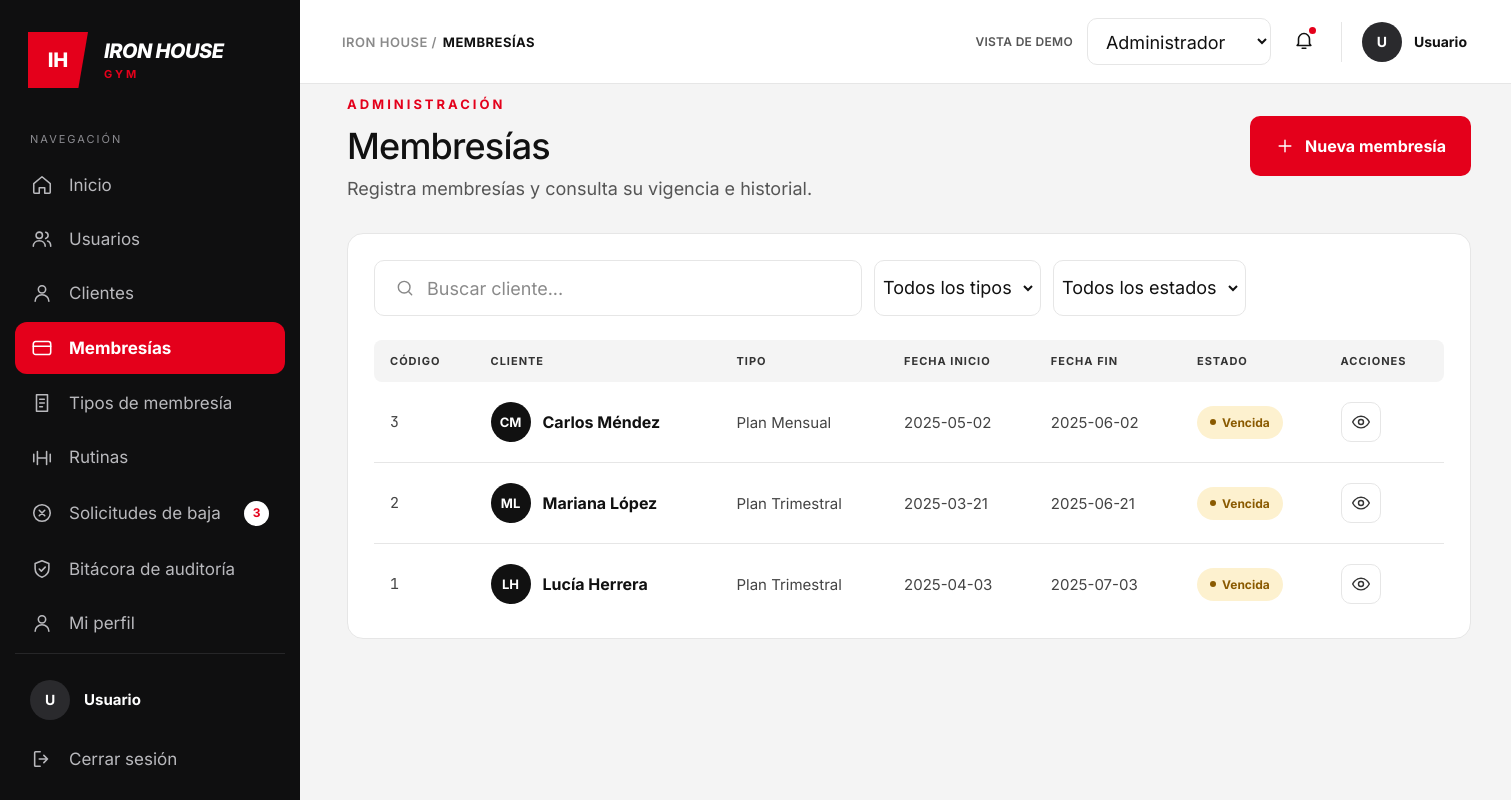
The app's page /admin/membresias.php with its own data.
### tables this page shows
CREATE TABLE `suscripciones_cliente` (
  `id_suscripcion` int(11) NOT NULL,
  `id_cliente` int(11) NOT NULL,
  `id_membresia` int(11) NOT NULL,
  `fecha_inicio` date NOT NULL,
  `fecha_fin` date NOT NULL,
  `estado_suscripcion` enum('Vigente','Vencida','Dada de Baja') DEFAULT 'Vigente'
);

CREATE TABLE `membresias` (
  `id_membresia` int(11) NOT NULL,
  `nombre_plan` varchar(50) NOT NULL,
  `descripcion` text DEFAULT NULL,
  `duracion_dias` int(11) NOT NULL,
  `precio` decimal(10,2) NOT NULL,
  `estado` enum('Activo','Inactivo') NOT NULL DEFAULT 'Activo'
);

### admin/membresias.php (the view, shortened to what this page needs)
<?php
require_once __DIR__ . '/helpers.php';
require_once __DIR__ . '/conexion.php';
$usuario = [
    'nombre' => $_SESSION['nombre_completo'] ?? 'Usuario',
    'rol'    => $_SESSION['rol'] ?? ''
];
$paginaActual = 'membresias';
$solicitudesBaja = 3;
$menu = [
    'inicio'      => ['Inicio', 'home', 'administrador_panel.php'],
    'usuarios'    => ['Usuarios', 'users', 'usuarios.php'],
    'clientes'    => ['Clientes', 'user', 'clientes.php'],
    'membresias'  => ['Membresías', 'card', 'membresias.php'],
    'tiposd'       => ['Tipos de membresía', 'doc', 'tipos.php'],
    'rutinas'     => ['Rutinas', 'dumbbell', 'rutinas.php'],
    'solicitudes' => ['Solicitudes de baja', 'x-circle', 'solicitudes.php'],
    'bitacora'    => ['Bitácora de auditoría', 'shield', 'bitacora.php'],
    'perfil'      => ['Mi perfil', 'user', 'perfil.php'],
];
$q = trim((string)($_GET['q'] ?? ''));
$membresias = [];
$errorDb = '';
try {
    $sql = "SELECT
                s.id_suscripcion,
                CONCAT(c.nombre, ' ', c.apellido) AS nombre_completo,
                m.nombre_plan,
                s.fecha_inicio,
                s.fecha_fin,
                s.estado_suscripcion
            FROM
                suscripciones_cliente s
            LEFT JOIN
                clientes c ON s.id_cliente = c.id_cliente
            LEFT JOIN
                membresias m ON s.id_membresia = m.id_membresia
            WHERE 1=1";
    $sql .= " ORDER BY s.id_suscripcion DESC";
    $stmt = mysqli_prepare($cnx, $sql);
    mysqli_stmt_execute($stmt);
    $resultado = mysqli_stmt_get_result($stmt);
    while ($fila = mysqli_fetch_assoc($resultado)) {
        $membresias[] = $fila;
    }
} catch (Throwable $e) {
    error_log($e->getMessage());
    $errorDb = 'No se pudieron cargar las membresias.';
}
?>
<!DOCTYPE html>
<html lang="es">
<head>
  <link rel="stylesheet" href="css/style.css">
  <link rel="stylesheet" href="css/usuarios.css">
  <link rel="stylesheet" href="css/modal.css">
</head>
<body>
<div class="layout">
  <aside class="sidebar">
    <div class="brand">
      <div class="brand-mark">IH</div>
      <div class="brand-text">
        <span class="brand-name">IRON HOUSE</span>
        <span class="brand-sub">GYM</span>
      </div>
    </div>
    <p class="nav-title">Navegación</p>
    <nav class="nav">
      <?php foreach ($menu as $clave => [$texto, $ico, $url]): ?>
        <a href="<?= e($url) ?>" class="nav-item <?= $clave === $paginaActual ? 'is-active' : '' ?>">
          <?= icono($ico, 22) ?>
          <span><?= e($texto) ?></span>
          <?php if ($clave === 'solicitudes' && $solicitudesBaja > 0): ?>
            <span class="badge-count"><?= $solicitudesBaja ?></span>
          <?php endif; ?>
        </a>
      <?php endforeach; ?>
    </nav>
    <div class="sidebar-footer">
      <div class="sidebar-user">
        <span class="avatar avatar-dark"><?= e(iniciales($usuario['nombre'])) ?></span>
        <div>
          <strong><?= e($usuario['nombre']) ?></strong>
        </div>
      </div>
      <a href="logout.php" class="nav-item" data-abrir-modal="modal-cerrar-sesion">
        <?= icono('logout', 22) ?><span>Cerrar sesión</span>
      </a>
    </div>
  </aside>
  <div class="main">
    <header class="topbar">
      <div class="breadcrumb"><span>IRON HOUSE /</span> <b>MEMBRESÍAS</b></div>
      <div class="topbar-right">
        <span class="demo-label">VISTA DE DEMO</span>
        <select class="role-select" aria-label="Rol de la vista de demo" onchange="redirigir(this)">
          <option value="administrador_panel.php" selected>Administrador</option>
        </select>
        <button class="bell" aria-label="Notificaciones">
          <?= icono('bell', 22) ?><i class="bell-dot"></i>
        </button>
        <div class="user-chip">
          <span class="avatar avatar-dark"><?= e(iniciales($usuario['nombre'])) ?></span>
          <div>
            <strong><?= e($usuario['nombre']) ?></strong>
          </div>
        </div>
      </div>
    </header>
    <main class="content">
      <div class="page-head">
        <div>
          <p class="eyebrow">ADMINISTRACIÓN</p>
          <h1>Membresías</h1>
          <p class="lead lead-tight">Registra membresías y consulta su vigencia e historial.</p>
        </div>
        <button type="button" class="btn btn-red btn-icon" data-abrir-modal="modal-registrar-membresia">
          <?= icono('plus', 20) ?>Nueva membresía
        </button>
      </div>
      <section class="panel panel-table">
        <form method="get" class="toolbar">
          <label class="input input-search">
            <?= icono('search', 20) ?>
            <input type="search" name="q" value="<?= e($q) ?>" placeholder="Buscar cliente...">
          </label>
          <label class="input input-select">
            <select name="tipo" onchange="this.form.submit()" aria-label="Filtrar por tipo">
              <option value="">Todos los tipos</option>
            </select>
          </label>
          <label class="input input-select">
            <select name="estado" onchange="this.form.submit()" aria-label="Filtrar por estado">
              <option value="">Todos los estados</option>
            </select>
          </label>
        </form>
        <div class="table-wrap">
          <table class="table">
            <thead>
              <tr>
                <th>Código</th>
                <th>Cliente</th>
                <th>Tipo</th>
                <th>Fecha Inicio</th>
                <th>Fecha Fin</th>
                <th>Estado</th>
                <th>Acciones</th>
              </tr>
            </thead>
            <tbody>
            <?php if ($errorDb !== ''): ?>
              <tr>
                <td colspan="7"><?= e($errorDb) ?></td>
              </tr>
            <?php else: ?>
              <?php foreach ($membresias as $u): ?>
                <?php
                $id = (int)$u['id_suscripcion'];
                $nombreCompleto = (string)$u['nombre_completo'];
                $activo = $u['estado_suscripcion'] === 'Vigente';
                ?>
                <tr>
                  <td class="mono">
                    <?= $id ?>
                  </td>
                  <td>
                    <div class="person">
                      <span class="avatar avatar-md">
                        <?= e(iniciales($nombreCompleto)) ?>
                      </span>
                      <strong><?= e($nombreCompleto) ?></strong>
                    </div>
                  </td>
                  <td class="muted-strong">
                    <?= e((string)$u['nombre_plan']) ?>
                  </td>
                  <td class="muted-strong">
                    <?= e((string)$u['fecha_inicio']) ?>
                  </td>
                  <td class="muted-strong">
                    <?= e((string)$u['fecha_fin']) ?>
                  </td>
                  <td>
                    <span class="pill <?= $activo ? 'pill-ok' : 'pill-warn' ?>">
                      <i></i>
                      <?= $activo ? 'Vigente' : 'Vencida' ?>
                    </span>
                  </td>
                  <td class="text-center">
                    <div class="row-actions">
                      <a href="membresia-ver.php?id=<?= $id ?>"
                        class="icon-btn"
                        title="Ver detalle">
                        <?= icono('eye', 20) ?>
                      </a>
                    </div>
                  </td>
                </tr>
              <?php endforeach; ?>
            <?php endif; ?>
            </tbody>
          </table>
        </div>
      </section>
    </main>
  </div>
</div>
</body>
</html>

### admin/helpers.php
<?php
function e(string $v): string
{
    return htmlspecialchars($v, ENT_QUOTES, 'UTF-8');
}
function iniciales(string $nombre): string
{
    $partes = preg_split('/\s+/', trim($nombre));
    $ini = '';
    foreach (array_slice($partes, 0, 2) as $p) {
        $ini .= mb_strtoupper(mb_substr($p, 0, 1));
    }
    return $ini;
}
function icono(string $nombre, int $size = 20): string
{
    static $paths = [
        'home'     => '<path d="M3 10.5 12 3l9 7.5V20a1 1 0 0 1-1 1h-5v-6H9v6H4a1 1 0 0 1-1-1z"/>',
        'users'    => '<circle cx="9" cy="8" r="3.5"/><path d="M2.5 20c0-3.6 2.9-6 6.5-6s6.5 2.4 6.5 6"/><path d="M16 4.6a3.5 3.5 0 0 1 0 6.8"/><path d="M18 14.3c2.2.7 3.5 2.6 3.5 5.7"/>',
        'user'     => '<circle cx="12" cy="8" r="4"/><path d="M4.5 21c0-4.2 3.4-7 7.5-7s7.5 2.8 7.5 7"/>',
        'card'     => '<rect x="2.5" y="5" width="19" height="14" rx="2.5"/><path d="M2.5 10h19"/>',
        'doc'      => '<path d="M6 3h12v18H6z"/><path d="M9.5 8h5M9.5 12h5M9.5 16h3"/>',
        'dumbbell' => '<path d="M3 8v8M7 5v14M17 5v14M21 8v8M7 12h10"/>',
        'x-circle' => '<circle cx="12" cy="12" r="9"/><path d="m9 9 6 6M15 9l-6 6"/>',
        'shield'   => '<path d="M12 3 4.5 6v5.5c0 4.5 3 8 7.5 9.5 4.5-1.5 7.5-5 7.5-9.5V6z"/><path d="m9 12 2.3 2.3L15.5 10"/>',
        'logout'   => '<path d="M10 4H5a1 1 0 0 0-1 1v14a1 1 0 0 0 1 1h5"/><path d="M14 8l4 4-4 4M18 12H9"/>',
        'bell'     => '<path d="M6 16V11a6 6 0 1 1 12 0v5l1.5 2h-15z"/><path d="M10 21h4"/>',
        'edit'     => '<path d="M4 20h4L19 9a2.1 2.1 0 0 0-3-3L5 17z"/><path d="m14.5 7.5 3 3"/>',
        'power'    => '<path d="M12 3v8"/><path d="M6.3 6.6a8 8 0 1 0 11.4 0"/>',
        'check-circle' => '<circle cx="12" cy="12" r="9"/><path d="m8.5 12.3 2.4 2.4 4.6-5"/>',
        'key'      => '<circle cx="8" cy="15" r="4"/><path d="m11 12 8.5-8.5M16 7l3 3M14 9l2 2"/>',
        'lock'     => '<rect x="5" y="11" width="14" height="10" rx="2.5"/><path d="M8 11V8a4 4 0 0 1 8 0v3"/>',
        'eye-off'  => '<path d="M3 3l18 18"/><path d="M10.6 5.2A9.7 9.7 0 0 1 12 5c6.4 0 10 7 10 7a17 17 0 0 1-3.2 3.9M6.6 6.6A17 17 0 0 0 2 12s3.6 7 10 7a9.6 9.6 0 0 0 4-.9"/><path d="M9.9 9.9a3 3 0 0 0 4.2 4.2"/>',
        'check'    => '<path d="m5 12.5 4.5 4.5L19 7.5"/>',
        'plus'     => '<path d="M12 5v14M5 12h14"/>',
        'eye'      => '<path d="M2 12s3.6-7 10-7 10 7 10 7-3.6 7-10 7S2 12 2 12z"/><circle cx="12" cy="12" r="3"/>',
        'search'   => '<circle cx="11" cy="11" r="7"/><path d="m20 20-3.5-3.5"/>',
        'trend'    => '<path d="m3 17 6-6 4 4 8-8"/><path d="M15 7h6v6"/>',
        'chevron'  => '<path d="m9 6 6 6-6 6"/>',
        'chevron-down' => '<path d="m6 9 6 6 6-6"/>',
    ];
    $p = $paths[$nombre] ?? '';
    return '<svg class="ico" width="' . $size . '" height="' . $size . '" viewBox="0 0 24 24" fill="none" '
         . 'stroke="currentColor" stroke-width="1.7" stroke-linecap="round" stroke-linejoin="round" aria-hidden="true">'
         . $p . '</svg>';
}

### admin/css/usuarios.css (style rules this page uses)
.btn-icon { gap: 10px; padding: 19px 24px; font-size: 16px; }
.panel-table { padding: 26px 26px 14px; }
.toolbar { display: flex; gap: 12px; margin-bottom: 24px; flex-wrap: wrap; }
.toolbar .input { height: 56px; }
.input-search { width: 488px; max-width: 100%; }
.input-select { padding: 0 12px; }
.input-select select { font-size: 18px; padding-right: 8px; }
.table-wrap { overflow-x: auto; }
.table { width: 100%; border-collapse: collapse; min-width: 1060px; }
.table thead th { background: #f4f4f4; text-align: left; font-size: 11px; font-weight: 700; letter-spacing: 1px; text-transform: uppercase; color: #333; padding: 14px 16px; }
.table thead th:first-child { border-radius: 8px 0 0 8px; }
.table thead th:last-child { border-radius: 0 8px 8px 0; }
.table tbody td { padding: 20px 16px; border-bottom: 1px solid var(--line); vertical-align: middle; font-size: 15px; }
.table tbody tr:last-child td { border-bottom: 0; }
.mono { font-family: "JetBrains Mono", ui-monospace, Menlo, Consolas, monospace; font-size: 13px; color: #444; white-space: nowrap; }
.muted-strong { color: #444; }
.person { display: flex; align-items: center; gap: 12px; }
.person strong { font-size: 16px; font-weight: 700; white-space: nowrap; }
.avatar-md { width: 40px; height: 40px; background: #111; font-size: 13px; }
.pill { padding: 9px 13px; font-size: 12px; }
.row-actions { display: flex; align-items: center; gap: 6px; white-space: nowrap; }
.icon-btn { position: relative; width: 40px; height: 40px; display: inline-grid; place-items: center; border: 1px solid var(--line); border-radius: 10px; background: #fff; color: #333; cursor: pointer; font: inherit; padding: 0; transition: background .15s, color .15s, border-color .15s; }

### records on screen
suscripciones_cliente: id_suscripcion "3", nombreCompleto "CM", nombreCompleto "Carlos Méndez", id_membresia.nombre_plan "Plan Mensual", fecha_inicio "2025-05-02", fecha_fin "2025-06-02", estado_suscripcion "Vencida", $size 20 (drawn)
suscripciones_cliente: id_suscripcion "2", nombreCompleto "ML", nombreCompleto "Mariana López", id_membresia.nombre_plan "Plan Trimestral", fecha_inicio "2025-03-21", fecha_fin "2025-06-21", estado_suscripcion "Vencida", $size 20 (drawn)
suscripciones_cliente: id_suscripcion "1", nombreCompleto "LH", nombreCompleto "Lucía Herrera", id_membresia.nombre_plan "Plan Trimestral", fecha_inicio "2025-04-03", fecha_fin "2025-07-03", estado_suscripcion "Vencida", $size 20 (drawn)

### other values on screen
$texto "Inicio"
$texto "Usuarios"
$texto "Clientes"
$texto "Membresías"
$texto "Tipos de membresía"
$texto "Rutinas"
$texto "Solicitudes de baja"
$texto "Bitácora de auditoría"
$texto "Mi perfil"
iniciales($usuario['nombre']) "U"
$usuario['nombre'] "Usuario"
